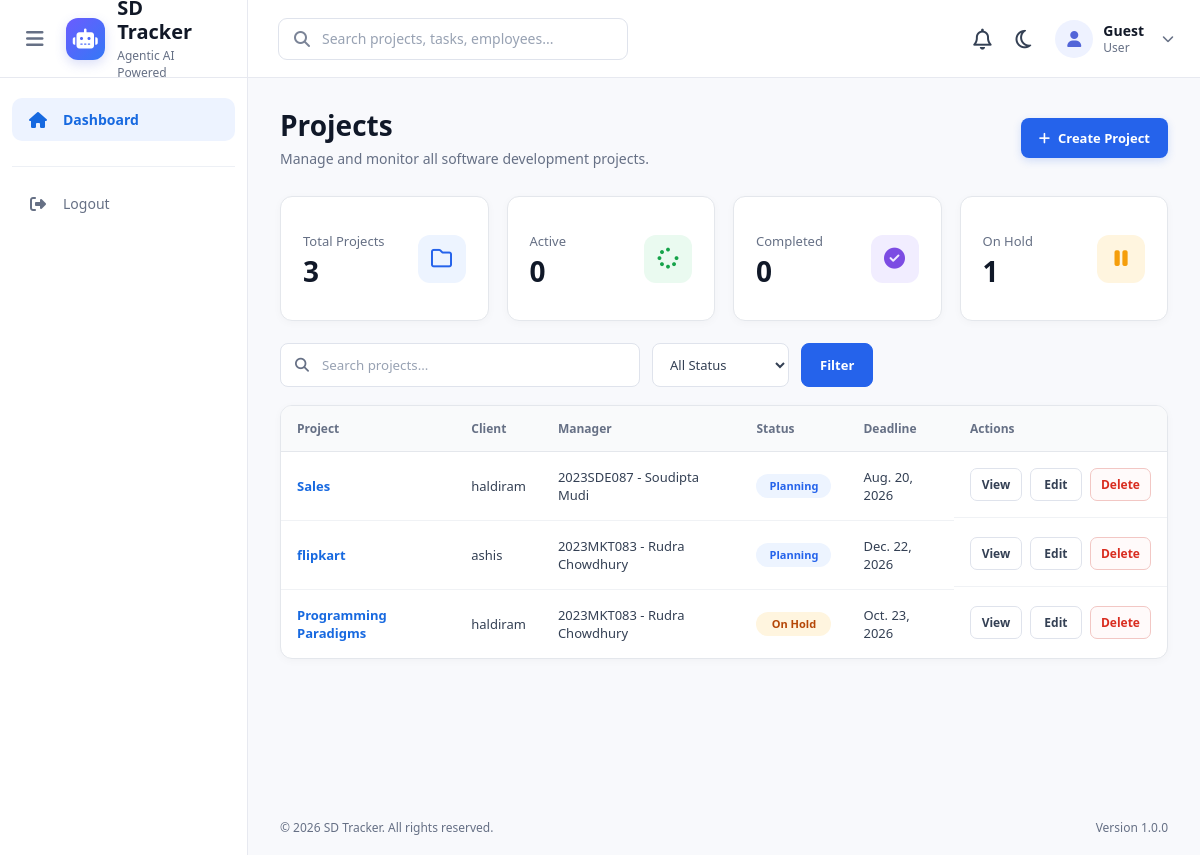
The app's page /projects/, older data.
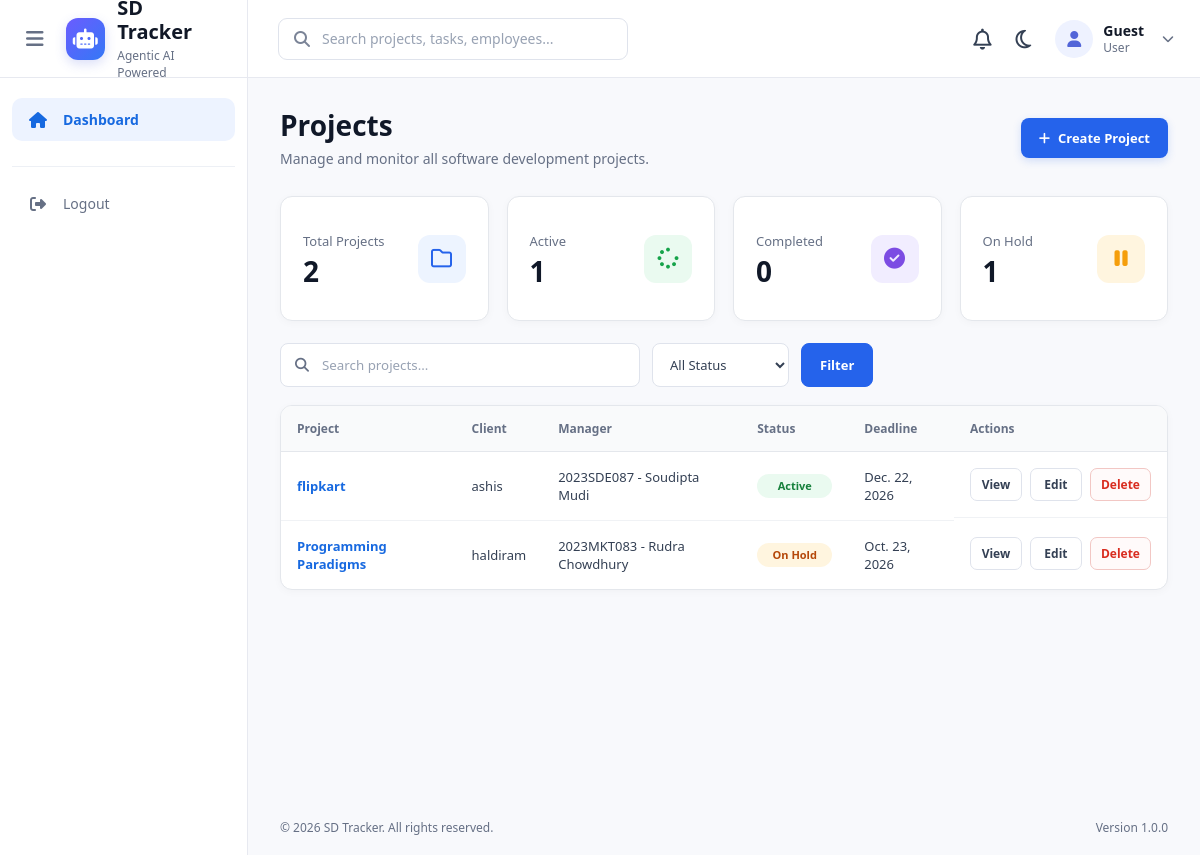
The same page, newer data.
### projects/models.py (models this page shows, shortened)
class Project(models.Model):
    STATUS_CHOICES = (
        ("planning", "Planning"),
        ("active", "Active"),
        ("on_hold", "On Hold"),
        ("completed", "Completed"),
        ("cancelled", "Cancelled"),
    )
    name = models.CharField(
        max_length=200
    )
    description = models.TextField(
        blank=True
    )
    client_name = models.CharField(
        max_length=150
    )
    start_date = models.DateField()
    deadline = models.DateField()
    status = models.CharField(
        max_length=20,
        choices=STATUS_CHOICES,
        default="planning"
    )
    manager = models.ForeignKey(
        Employee,
        on_delete=models.SET_NULL,
        null=True,
        related_name="managed_projects"
    )
    progress = models.PositiveIntegerField(
        default=0,
        validators=[MaxValueValidator(100)]
    )
    teams = models.ManyToManyField(
        Team,
        related_name="projects",
        blank=True
    )

### employees/models.py (models this page shows)
class Employee(models.Model):
    STATUS_CHOICES = (
        ("active", "Active"),
        ("on_leave", "On Leave"),
        ("inactive", "Inactive"),
    )
    user = models.OneToOneField(
        User,
        on_delete=models.CASCADE,
        related_name="employee"
    )
    employee_id = models.CharField(
        max_length=20,
        unique=True
    )
    designation = models.CharField(
        max_length=100
    )
    department = models.CharField(
        max_length=100
    )
    skills = models.TextField(
        blank=True
    )
    joining_date = models.DateField()
    status = models.CharField(
        max_length=20,
        choices=STATUS_CHOICES,
        default="active"
    )
    def __str__(self):
        return f"{self.employee_id} - {self.user.get_full_name()}"

### projects/views.py (the view)
# urls.py: path("",views.project_list,name="project_list"),
def project_list(request):
    projects = Project.objects.all()
    search_query = request.GET.get("search")
    if search_query:
        projects = projects.filter(
            Q(name__icontains=search_query) |
            Q(client_name__icontains=search_query)
        )
    status = request.GET.get("status")
    if status:
        projects = projects.filter(
            status=status
        )
    total_projects = Project.objects.count()
    active_projects = Project.objects.filter(
        status="active"
    ).count()
    completed_projects = Project.objects.filter(
        status="completed"
    ).count()
    on_hold_projects = Project.objects.filter(
        status="on_hold"
    ).count()
    context = {
        "projects": projects,
        "total_projects": total_projects,
        "active_projects": active_projects,
        "completed_projects": completed_projects,
        "on_hold_projects": on_hold_projects,
        "status_choices": Project.STATUS_CHOICES,
    }
    return render(
        request,
        "projects/project_list.html",
        context
    )

### projects/templates/projects/project_list.html (shortened to what the changed rows need)
{% extends "base.html" %}
{% load static %}
{% block extra_css %}
<link rel="stylesheet"
      href="{% static 'css/projects/project_list.css' %}">
{% endblock %}
{% block content %}
<div class="projects-page">
    <div class="page-header">
        <div>
            <h1>Projects</h1>
        </div>
    </div>
    <div class="stats-grid">
        <div class="stat-card">
            <div>
                <p>Total Projects</p>
                <h2>
                    {{ total_projects }}
                </h2>
            </div>
        </div>
        <div class="stat-card">
            <div>
                <p>Active</p>
                <h2>
                    {{ active_projects }}
                </h2>
            </div>
        </div>
        <div class="stat-card">
            <div>
                <h2>
                    {{ completed_projects }}
                </h2>
            </div>
        </div>
        <div class="stat-card">
            <div>
                <h2>
                    {{ on_hold_projects }}
                </h2>
            </div>
        </div>
    </div>
    <div class="table-card">
        <table>
            <thead>
                <tr>
                    <th>Project</th>
                    <th>Client</th>
                    <th>Manager</th>
                    <th>Status</th>
                    <th>Deadline</th>
                    <th>Actions</th>
                </tr>
            </thead>
            <tbody>
                {% for project in projects %}
                <tr>
                    <td>
                        <a
                            href="{% url 'project_detail' project.id %}"
                        >
                            {{ project.name }}
                        </a>
                    </td>
                    <td>
                        {{ project.client_name }}
                    </td>
                    <td>
                        {% if project.manager %}
                            {{ project.manager }}
                        {% else %}
                            No Manager Assigned
                        {% endif %}
                    </td>
                    <td>
                        <span
                            class="status {{ project.status }}"
                        >
                            {{ project.get_status_display }}
                        </span>
                    </td>
                    <td>
                        {{ project.deadline }}
                    </td>
                    <td class="action-buttons">
                        <a
                            href="{% url 'project_detail' project.id %}"
                        >
                            View
                        </a>
                        <a
                            href="{% url 'project_edit' project.id %}"
                        >
                            Edit
                        </a>
                        <a
                            href="{% url 'project_delete' project.id %}"
                        >
                            Delete
                        </a>
                    </td>
                </tr>
                {% empty %}
                <tr>
                    <td colspan="6">
                        No projects found.
                    </td>
                </tr>
                {% endfor %}
            </tbody>
        </table>
    </div>
</div>
{% endblock %}

Row changes from the older to the newer data that the page shows:
removed Project: name "Sales", client_name "haldiram", manager "2023SDE087 - Soudipta Mudi", status "Planning", deadline "Aug. 20, 2026"
changed Project "flipkart": manager "2023MKT083 - Rudra Chowdhury" → "2023SDE087 - Soudipta Mudi"; status "Planning" → "Active"
Text that changed along with them:
{{ total_projects }}: "3" → "2"
{{ active_projects }}: "0" → "1"
